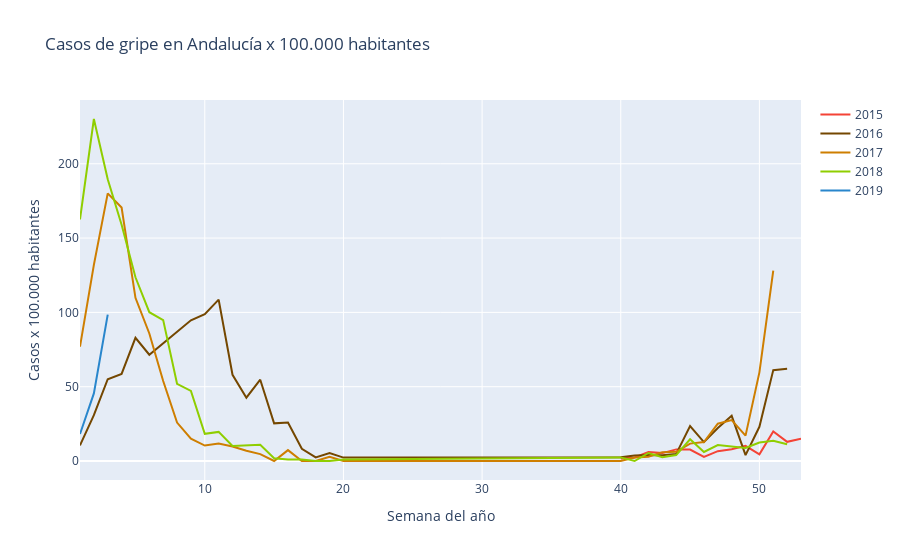

Notebook code cell kept with this figure:
### Markdown cell above
##### Andalucia

### Code cell
andalucia_15 = go.Scatter(x= andalucia_2015['Semana'] , y = andalucia_2015['Andalucia'] , name= '2015' , mode= 'lines' , marker= dict(color= '#f44336'))
andalucia_16 = go.Scatter(x= andalucia_2016['Semana'] , y = andalucia_2016['Andalucia'] , name= '2016' , mode= 'lines' , marker= dict(color= '#744700'))
andalucia_17 = go.Scatter(x= andalucia_2017['Semana'] , y = andalucia_2017['Andalucia'] , name= '2017' , mode= 'lines' , marker= dict(color= '#ce7e00'))
andalucia_18 = go.Scatter(x= andalucia_2018['Semana'] , y = andalucia_2018['Andalucia'] , name= '2018' , mode= 'lines' , marker= dict(color= '#8fce00'))
andalucia_19 = go.Scatter(x= andalucia_2019['Semana'] , y = andalucia_2019['Andalucia'] , name= '2019' , mode= 'lines' , marker= dict(color= '#2986cc'))

data = [andalucia_15 , andalucia_16 , andalucia_17 , andalucia_18 , andalucia_19]

layout = dict(title= 'Casos de gripe en Andalucía x 100.000 habitantes' , xaxis=dict(title= 'Semana del año') , yaxis= dict(title= 'Casos x 100.000 habitantes'))

fig_andalucia = go.Figure(data= data , layout= layout)

iplot(fig_andalucia)

### Figure 1 — Plotly figure (JSON) as saved in the notebook; plotly's stock layout.template omitted (floating-point values rounded to 4 significant figures)
{"data": [{"marker": {"color": "#f44336"}, "mode": "lines", "name": "2015", "type": "scatter", "x": [40, 41, 42, 43, 44, 45, 46, 47, 48, 49, 50, 51, 52, 53], "y": [1.72, 2.4, 6.1, 5.31, 7.82, 7.71, 2.72, 6.62, 7.93, 10.18, 4.48, 19.9, 12.9, 14.9]}, {"marker": {"color": "#744700"}, "mode": "lines", "name": "2016", "type": "scatter", "x": [1, 2, 3, 4, 5, 6, 9, 10, 11, 12, 13, 14, 15, 16, 17, 18, 19, 20, 40, 41, 42, 43, 44, 45, 46, 47, 48, 49, 50, 51, 52], "y": [10.49, 30.82, 55, 58.58, 82.89, 71.51, 94.64, 98.85, 108.6, 58, 42.59, 54.71, 25.33, 25.84, 8.22, 2.43, 5.41, 2.28, 2.51, 3.63, 3.96, 3.83, 4.79, 23.45, 12.69, 22.21, 30.4, 3.96, 23.02, 61.14, 62]}, {"marker": {"color": "#ce7e00"}, "mode": "lines", "name": "2017", "type": "scatter", "x": [1, 2, 3, 4, 5, 6, 7, 8, 9, 10, 11, 12, 13, 14, 15, 16, 17, 18, 19, 20, 40, 41, 42, 43, 44, 45, 46, 47, 48, 49, 50, 51], "y": [76.92, 131.9, 180.1, 170.5, 109.8, 85.82, 53.79, 25.84, 15.08, 10.39, 11.82, 9.73, 6.88, 4.61, 0, 7.34, 0, 0, 2.75, 0, 0, 2.33, 2.93, 5.96, 6.15, 11.71, 12.73, 25.07, 27.5, 17.07, 59.64, 128.2]}, {"marker": {"color": "#8fce00"}, "mode": "lines", "name": "2018", "type": "scatter", "x": [1, 2, 3, 4, 5, 6, 7, 8, 9, 10, 11, 12, 14, 15, 16, 17, 18, 19, 20, 40, 41, 42, 43, 44, 45, 46, 47, 48, 49, 50, 51, 52], "y": [162.5, 230.1, 189.6, 159.0, 123.6, 100.1, 94.83, 51.95, 47.19, 18.3, 19.57, 10.14, 10.95, 1.83, 0.98, 1.01, 0, 0, 1.04, 2.43, 0, 5.39, 2.57, 4, 14.6, 6.09, 10.74, 9.54, 8.71, 12.48, 13.67, 11.28]}, {"marker": {"color": "#2986cc"}, "mode": "lines", "name": "2019", "type": "scatter", "x": [1, 2, 3], "y": [18.16, 45.48, 98.44]}], "layout": {"title": {"text": "Casos de gripe en Andalucía x 100.000 habitantes"}, "xaxis": {"title": {"text": "Semana del año"}}, "yaxis": {"title": {"text": "Casos x 100.000 habitantes"}}}}
